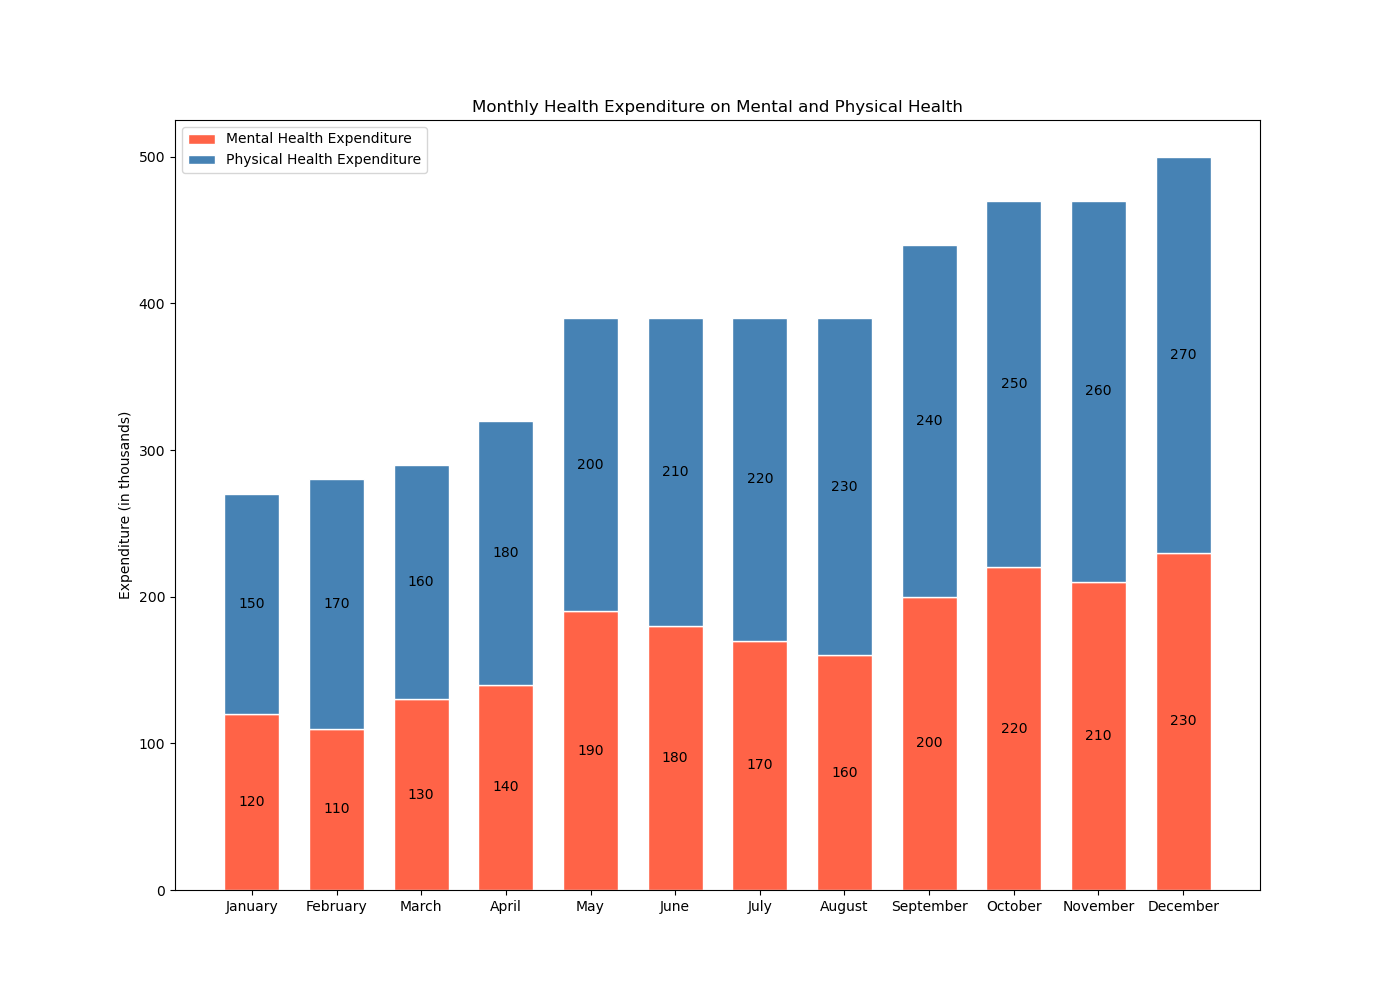

Here is the Python script that generated this plot:

import matplotlib.pyplot as plt

# Data
months = ['January', 'February', 'March', 'April', 'May', 'June', 
          'July', 'August', 'September', 'October', 'November', 'December']
mental_health_expenditure = [120, 110, 130, 140, 190, 180, 170, 160, 200, 220, 210, 230]
physical_health_expenditure = [150, 170, 160, 180, 200, 210, 220, 230, 240, 250, 260, 270]

# Plot setup
fig, ax = plt.subplots(figsize=(14, 10))

# Stacked bar chart (vertical)
plt.bar(months, mental_health_expenditure, color='#FF6347', edgecolor='white', width=0.65, label='Mental Health Expenditure')
plt.bar(months, physical_health_expenditure, bottom=mental_health_expenditure, color='#4682B4', edgecolor='white', width=0.65, label='Physical Health Expenditure')

# Adding numerical labels
for i, (mh, ph) in enumerate(zip(mental_health_expenditure, physical_health_expenditure)):
    plt.text(i, mh / 2, str(mh), ha='center', va='center', color='black')
    plt.text(i, mh + ph / 2, str(ph), ha='center', va='center', color='black')

# Labels, title and legend
plt.ylabel('Expenditure (in thousands)')
plt.title('Monthly Health Expenditure on Mental and Physical Health')
plt.legend()

# Show the plot
plt.show()
